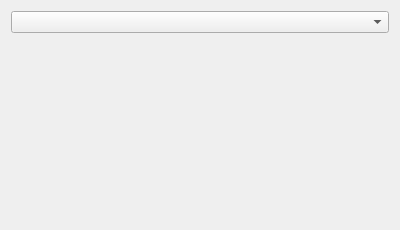
<?xml version="1.0" encoding="UTF-8"?>
<ui version="4.0">
 <class>snowgui::adaptiveopticscontrollerwidget</class>
 <widget class="QWidget" name="snowgui::adaptiveopticscontrollerwidget">
  <property name="geometry">
   <rect>
    <x>0</x>
    <y>0</y>
    <width>400</width>
    <height>230</height>
   </rect>
  </property>
  <property name="minimumSize">
   <size>
    <width>0</width>
    <height>230</height>
   </size>
  </property>
  <property name="windowTitle">
   <string>Form</string>
  </property>
  <layout class="QVBoxLayout" name="verticalLayout">
   <item>
    <widget class="QComboBox" name="adaptiveopticsSelectionBox"/>
   </item>
   <item>
    <widget class="snowgui::AdaptiveOpticsWidget" name="adaptiveopticsWidget">
     <property name="text">
      <string/>
     </property>
    </widget>
   </item>
  </layout>
 </widget>
 <customwidgets>
  <customwidget>
   <class>snowgui::AdaptiveOpticsWidget</class>
   <extends>QLabel</extends>
   <header location="global">AdaptiveOpticsWidget.h</header>
  </customwidget>
 </customwidgets>
 <resources/>
 <connections/>
</ui>
